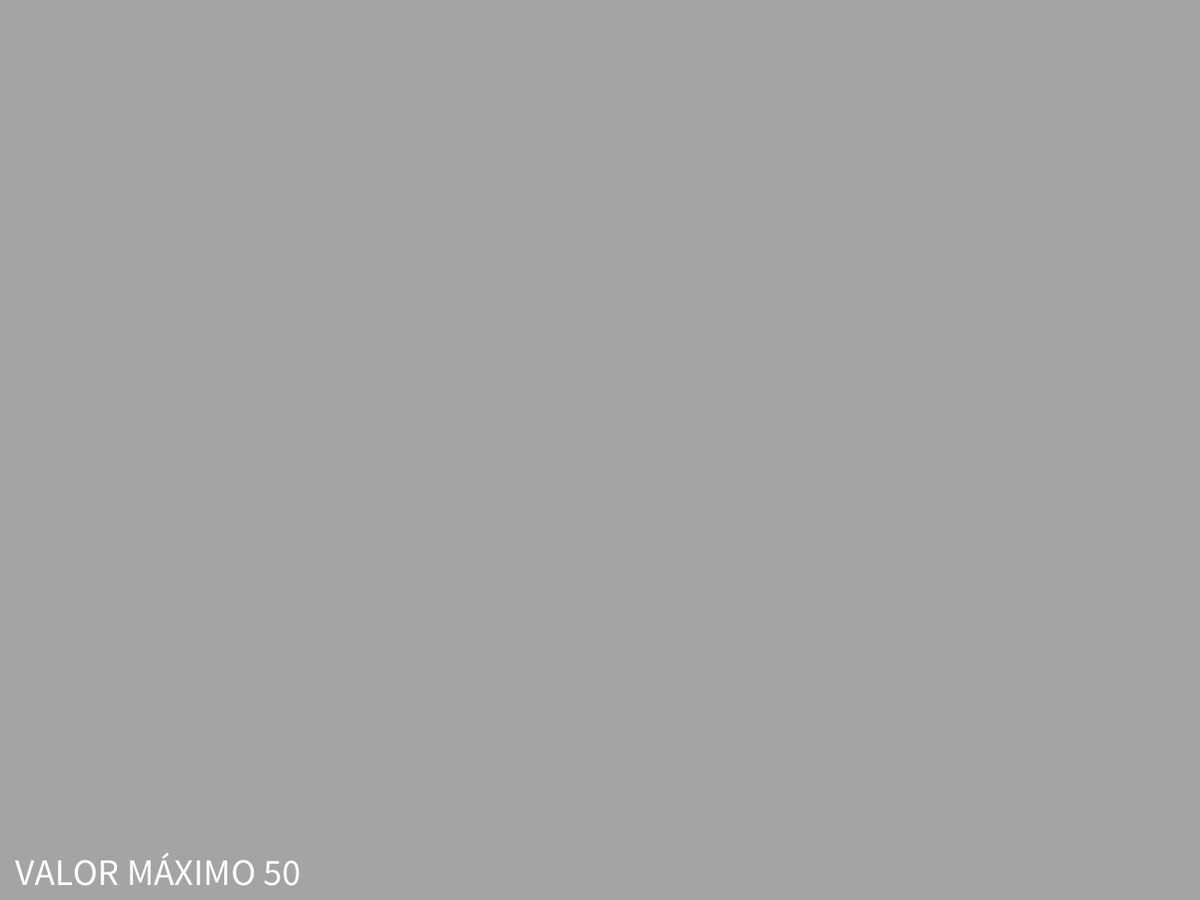
Frame 1 (no input)
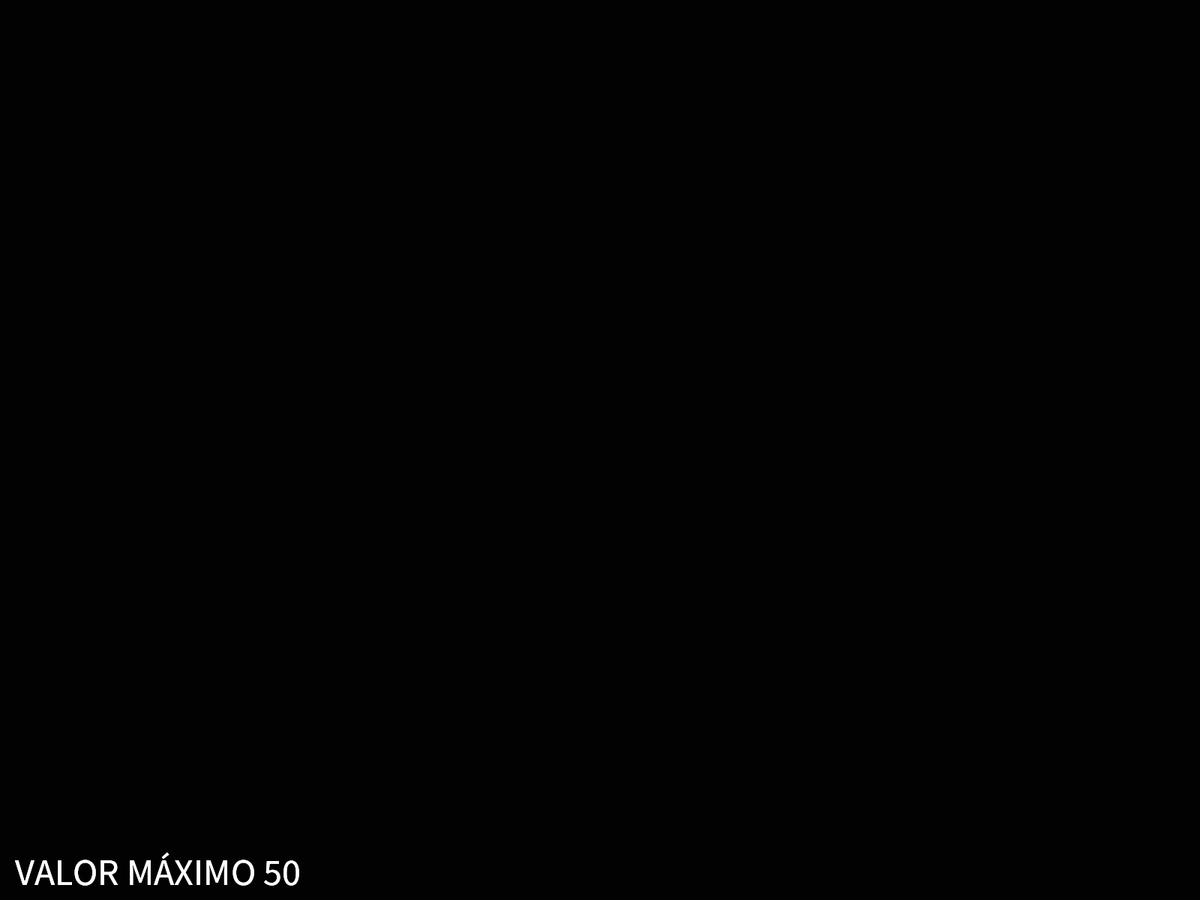
Frame 60 (the mouse pressed at the canvas centre just before this capture)
Frame 120 (the mouse held since frame 60 and released just before this capture): identical to frame 60, image omitted

The Processing sketch that drew these frames (run headless with seeded random() and noise(); from frame 60 on, the mouse is pressed at the canvas centre):

// Processing sketch: Sorteador_SCTI
// ── Sorteador_SCTI.pde
boolean drawing = true;
ArrayList<Point> points = new ArrayList<Point>();
ArrayList<Launcher> launchers = new ArrayList<Launcher>();
ArrayList<Fire> fires = new ArrayList<Fire>();
int maxValue = 50;

void setup() {
  fullScreen();
  frameRate(60);
  strokeWeight(5);
}

void draw() {
  noStroke();
  fill(0, 50);
  rect(0, 0, width, height);

  for (int i = 0; i < launchers.size(); i++) {
    launchers.get(i).move();
    launchers.get(i).display();
    if (launchers.get(i).timer < 0) {
      launchers.remove(i);
      println(launchers.size());
    }
  }
  for (int i = 0; i < fires.size(); i++) {
    fires.get(i).move();
    fires.get(i).display();
    if (fires.get(i).timer <= 0) {
      fires.remove(i);
      //println(fires.size());
    }
  }

  textSize(50);
  fill(255);
  text("VALOR MÁXIMO " + maxValue, 20, height - 20);
}

void keyPressed() {
  if (key == ' ') {
    points.clear();
    getPoints();
    centralize();
    launchers.add(new Launcher(width / 2, height));
  } else if (key == '-') {
    if (maxValue > 1) maxValue--;
  } else if (key == '+') {
    maxValue++;
  }
}

void mousePressed() {
  //if (!drawing) {
  //  launchers.add(new Launcher(mouseX, mouseY));
  //}
}


void centralize() {
  float xMax = points.get(0).x, xMin = points.get(0).x, yMax = points.get(0).y, yMin = points.get(0).y;
  for (int i = 0; i < points.size(); i++) {
    if (points.get(i).x > xMax) {
      xMax = points.get(i).x;
    } else if (points.get(i).x < xMin) {
      xMin = points.get(i).x;
    }
    if (points.get(i).y > yMax) {
      yMax = points.get(i).y;
    } else if (points.get(i).y < yMin) {
      yMin = points.get(i).y;
    }
  }

  float xMid = (xMin + xMax) / 2;
  float yMid = (yMin + yMax) / 2;
  for (int i = 0; i < points.size(); i++) {
    points.get(i).x -= xMid;
    points.get(i).y -= yMid;
  }
}

void getPoints() {
  background(0);
  textSize(400);
  int num = 1 + (int) (random(1) * maxValue);
  println(num);
  fill(0, 0, 1); 
  text(num, 600, 400);
  PImage frame = get(0, 0, width, height);
  for (int i = 0; i < frame.width; i+= 5) {
    for (int j = 0; j < frame.height; j += 5) {
      color c = frame.pixels[j * frame.width + i];
      if (red(c) != 0 || green(c) != 0 || blue(c) != 0) {
        points.add(new Point(i, j));
      }
    }
  }
}

// ── Fire.pde
class Fire {
  float xpos, ypos;
  float xforce;
  float yforce;
  float ygravity = 0.02;
  color c = color(random(180, 255), random(180, 255), random(180, 255));
  float timer = random(0, 200), timer2 = timer;

  Fire(float x, float y, float xf, float yf, color c_) {
    xpos = x;
    ypos = y;
    xforce = xf;
    yforce = yf;
    c = c_;
  }

  void display() {
    strokeWeight(5);
    fill(c, map(timer, 0, timer2, 0, 255));
    stroke(c, map(timer, 0, timer2, 0, 255));
    line(xpos, ypos, xpos + 1 * cos(timer/6), ypos + 1 * sin(timer/6));
    //ellipse(xpos, ypos, 1, 1);
  }

  void move() {
    xpos += xforce;
    ypos += yforce;
    yforce += ygravity;
    timer--;
  }
}

// ── Launcher.pde
class Launcher {
  float xpos, ypos;
  float xforce = random(-2, 2);
  float yforce = -6;
  float ygravity = 0.02;
  color c = color(255, 255, 0);
  float timer = random(80, 100), timer2 = timer;

  Launcher(float x, float y) {
    xpos = x;
    ypos = y;
  }

  void display() {
    strokeWeight(10);
    fill(c, map(timer, 0, timer2, 0, 255));
    stroke(c, map(timer, 0, timer2, 0, 255));
    point(xpos, ypos);
  }

  void move() {
    xpos += xforce;
    ypos += yforce;
    yforce += ygravity;
    timer--;
    if (timer <= 0) {
      color c = color(random(0, 255), random(0, 255), random(0, 255));
      for (int i = 0; i < points.size(); i++) {
        fires.add(new Fire(xpos, ypos, points.get(i).x / 30, points.get(i).y / 30, c));
      }
    }
  }
}

// ── Point.pde
class Point{
  float x, y;
  
  Point(float x_, float y_){
    x = x_;
    y = y_;
  }
}
